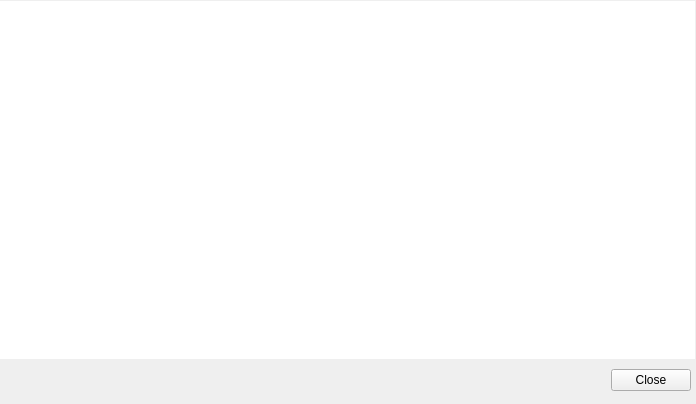
<?xml version="1.0" encoding="UTF-8"?>
<ui version="4.0">
 <class>MainWindow</class>
 <widget class="QMainWindow" name="MainWindow">
  <property name="geometry">
   <rect>
    <x>0</x>
    <y>0</y>
    <width>696</width>
    <height>404</height>
   </rect>
  </property>
  <property name="windowTitle">
   <string>Configuration Center</string>
  </property>
  <property name="windowIcon">
   <iconset theme="preferences-desktop"/>
  </property>
  <widget class="QWidget" name="centralwidget">
   <layout class="QVBoxLayout" name="verticalLayout">
    <property name="leftMargin">
     <number>0</number>
    </property>
    <property name="topMargin">
     <number>1</number>
    </property>
    <property name="rightMargin">
     <number>1</number>
    </property>
    <item>
     <widget class="QCategorizedView" name="view">
      <property name="frameShape">
       <enum>QFrame::NoFrame</enum>
      </property>
     </widget>
    </item>
    <item>
     <layout class="QHBoxLayout" name="horizontalLayout">
      <property name="leftMargin">
       <number>4</number>
      </property>
      <property name="topMargin">
       <number>4</number>
      </property>
      <property name="rightMargin">
       <number>4</number>
      </property>
      <property name="bottomMargin">
       <number>4</number>
      </property>
      <item>
       <widget class="QDialogButtonBox" name="buttonBox">
        <property name="standardButtons">
         <set>QDialogButtonBox::Close</set>
        </property>
       </widget>
      </item>
     </layout>
    </item>
   </layout>
  </widget>
 </widget>
 <customwidgets>
  <customwidget>
   <class>QCategorizedView</class>
   <extends>QListView</extends>
   <header>qcategorizedview.h</header>
  </customwidget>
 </customwidgets>
 <resources/>
 <connections>
  <connection>
   <sender>buttonBox</sender>
   <signal>rejected()</signal>
   <receiver>MainWindow</receiver>
   <slot>close()</slot>
   <hints>
    <hint type="sourcelabel">
     <x>481</x>
     <y>324</y>
    </hint>
    <hint type="destinationlabel">
     <x>458</x>
     <y>341</y>
    </hint>
   </hints>
  </connection>
 </connections>
</ui>
